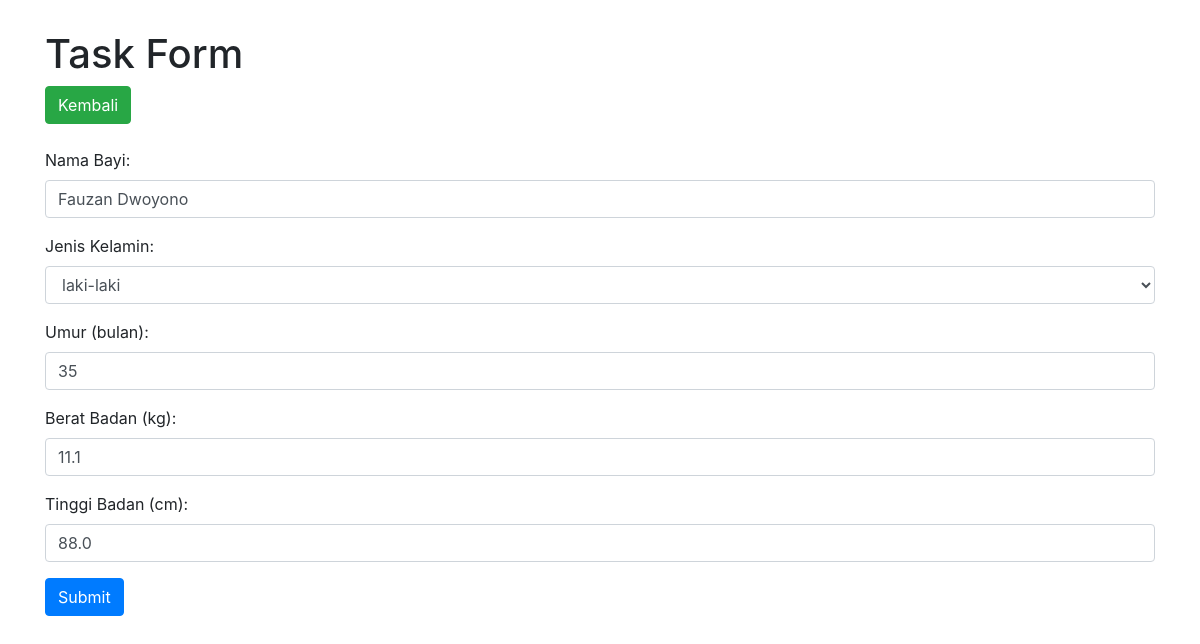
Screenshot of /update/2 with the database file from the repository.
### gizibayi/models.py (models this page shows)
class Bayi(models.Model):
  class BayiStatus(models.TextChoices):
    TODO = 'todo', _('Todo')
    IN_PROGRESS =  'in_progress', _('In Progress')
    CLOSED = 'closed', _('Closed')
  gender = (
    ('x', 'laki-laki'),
    ('y', 'perempuan'),
    )
  nama_bayi = models.CharField(max_length=100)
  jenis_kelamin = models.CharField(max_length=60, blank=True, default='',choices=gender,verbose_name="gender")
  umur = models.IntegerField()
  berat_badan = models.FloatField()
  tinggi_badan = models.FloatField()
  class Meta:
    db_table = 'bayis'

### gizibayi/views.py (the view)
# urls.py: path('update/<int:bayi_id>', update_view, name='update'),
def update_view(request, bayi_id):
    try:
        task = Bayi.objects.get(pk=bayi_id)
    except Bayi.DoesNotExist:
        raise Http404("Task tidak ditemukan.")
    if request.method == 'POST':
        form = BayiForm(request.POST, instance=task)
        if form.is_valid():
            form.save()
            messages.success(request, 'Sukses Mengubah Task.')
            return redirect('gizibayi:home')
    else:
        form = BayiForm(instance=task)
    return render(request, 'gizibayi/form.html', {'form': form})

### gizibayi/forms.py
class BayiForm(ModelForm):
    class Meta:
        model = Bayi
        fields = ('nama_bayi', 'jenis_kelamin', 'umur', 'berat_badan', 'tinggi_badan')
        labels = {
            'nama_bayi': _('Nama Bayi'),
            'jenis_kelamin': _('Jenis Kelamin'),
            'umur': _('Umur (bulan)'),
            'berat_badan': _('Berat Badan (kg)'),
            'tinggi_badan': _('Tinggi Badan (cm)')
        }
        error_messages = {
            'nama_bayi': {
                'required': _("Nama bayi harus diisi."),
            },
            'jenis_kelamin': {
                'required': _("Jenis Kelamin harus diisi."),
            },
            'umur': {
                'required': _("Umur harus diisi."),
            },
            'berat_badan': {
                'required': _("Berat Badan harus diisi."),
            },
            'tinggi_badan': {
                'required': _("Tinggi Badan harus diisi."),
            },
        }

### gizibayi/templates/gizibayi/form.html (shortened to what this page needs)
<!doctype html>
<html lang="en">
  <head>
    <link rel="stylesheet" href="https://maxcdn.bootstrapcdn.com/bootstrap/4.0.0/css/bootstrap.min.css">
  </head>
  <body>
    <div class="container">
      <h1>Task Form</h1>
      <div>
        <a href="{% url 'gizibayi:home' %}" class="btn btn-success">Kembali</a>
      </div>
      <br>
      <div>
        {% load widget_tweaks %}
        <form method="post" novalidate>
          {% for field in form.visible_fields %}
            <div class="form-group">
              {{ field.label_tag }}
              {% if form.is_bound %}
                {% if field.errors %}
                  {% render_field field class="form-control is-invalid" %}
                  {% for error in field.errors %}
                    <div class="invalid-feedback">
                      {{ error }}
                    </div>
                  {% endfor %}
                {% else %}
                  {% render_field field class="form-control is-valid" %}
                {% endif %}
              {% else %}
                {% render_field field class="form-control" %}
              {% endif %}
            </div>
          {% endfor %}
          <button type="submit" class="btn btn-primary">Submit</button>
        </form>
      </div>
  </div>
  </body>
</html>

### gizibayi/templates/gizibayi/form.html (style rules this page uses)
body { margin-top: 30px; }

### rows the page displays
Bayi: nama_bayi "Fauzan Dwoyono" "laki-laki" "35" "11.1" "88.0"

### other values shown
{{ field.label_tag }} "Nama Bayi:" "Jenis Kelamin:" "Umur (bulan):" "Berat Badan (kg):" "Tinggi Badan (cm):"
